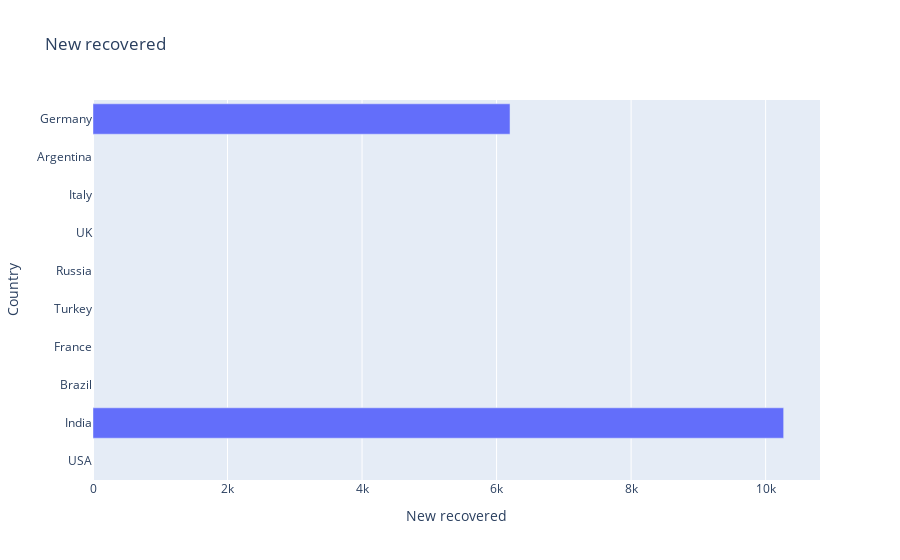

Source (notebook cell):
### Code cell
#new recovered
import plotly.express as px
import pandas as pd
df = pd.read_csv('covid_data.csv')
fig = px.bar(df, x="New recovered", y="Country", orientation='h',title="New recovered")
fig.show()

### Figure 1 — Plotly figure (JSON) as saved in the notebook; plotly's stock layout.template omitted (floating-point values rounded to 4 significant figures)
{"data": [{"alignmentgroup": "True", "hoverlabel": {"namelength": 0}, "hovertemplate": "New recovered=%{x}<br>Country=%{y}", "legendgroup": "", "marker": {"color": "#636efa"}, "name": "", "offsetgroup": "", "orientation": "h", "showlegend": false, "textposition": "auto", "type": "bar", "x": [null, "+10,268", null, null, null, null, null, null, null, "+6,200"], "xaxis": "x", "y": ["USA", "India", "Brazil", "France", "Turkey", "Russia", "UK", "Italy", "Argentina", "Germany"], "yaxis": "y"}], "layout": {"barmode": "relative", "legend": {"tracegroupgap": 0}, "title": {"text": "New recovered"}, "xaxis": {"anchor": "y", "domain": [0, 1], "title": {"text": "New recovered"}}, "yaxis": {"anchor": "x", "domain": [0, 1], "title": {"text": "Country"}}}}
